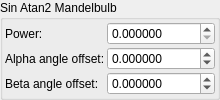
    <widget class="QGroupBox" name="groupBox_6">
     <property name="title">
      <string>Sin Atan2 Mandelbulb</string>
     </property>
     <layout class="QVBoxLayout" name="verticalLayout_13">
      <property name="leftMargin">
       <number>2</number>
      </property>
      <property name="topMargin">
       <number>2</number>
      </property>
      <property name="rightMargin">
       <number>2</number>
      </property>
      <property name="bottomMargin">
       <number>2</number>
      </property>
      <item>
       <layout class="QGridLayout" name="gridLayout" columnstretch="0,1">
        <property name="spacing">
         <number>2</number>
        </property>
        <item row="2" column="0">
         <widget class="QLabel" name="label_8">
          <property name="text">
           <string>Alpha angle offset:</string>
          </property>
         </widget>
        </item>
        <item row="1" column="1">
         <widget class="MyDoubleSpinBox" name="spinbox_power">
          <property name="sizePolicy">
           <sizepolicy hsizetype="Minimum" vsizetype="Maximum">
            <horstretch>0</horstretch>
            <verstretch>0</verstretch>
           </sizepolicy>
          </property>
          <property name="prefix">
           <string/>
          </property>
          <property name="suffix">
           <string/>
          </property>
          <property name="decimals">
           <number>6</number>
          </property>
          <property name="minimum">
           <double>0.000000000000000</double>
          </property>
          <property name="maximum">
           <double>99.989999999999995</double>
          </property>
          <property name="singleStep">
           <double>0.100000000000000</double>
          </property>
         </widget>
        </item>
        <item row="2" column="1">
         <widget class="MyDoubleSpinBox" name="spinboxd_alpha_angle_offset">
          <property name="sizePolicy">
           <sizepolicy hsizetype="Minimum" vsizetype="Maximum">
            <horstretch>0</horstretch>
            <verstretch>0</verstretch>
           </sizepolicy>
          </property>
          <property name="prefix">
           <string/>
          </property>
          <property name="suffix">
           <string/>
          </property>
          <property name="decimals">
           <number>6</number>
          </property>
          <property name="minimum">
           <double>-36000.000000000000000</double>
          </property>
          <property name="maximum">
           <double>36000.000000000000000</double>
          </property>
          <property name="singleStep">
           <double>0.100000000000000</double>
          </property>
         </widget>
        </item>
        <item row="1" column="0">
         <widget class="QLabel" name="label_7">
          <property name="text">
           <string>Power:</string>
          </property>
         </widget>
        </item>
        <item row="3" column="0" rowspan="2">
         <widget class="QLabel" name="label_9">
          <property name="text">
           <string>Beta angle offset:</string>
          </property>
         </widget>
        </item>
        <item row="3" column="1" rowspan="2">
         <widget class="MyDoubleSpinBox" name="spinboxd_beta_angle_offset">
          <property name="sizePolicy">
           <sizepolicy hsizetype="Minimum" vsizetype="Maximum">
            <horstretch>0</horstretch>
            <verstretch>0</verstretch>
           </sizepolicy>
          </property>
          <property name="prefix">
           <string/>
          </property>
          <property name="suffix">
           <string/>
          </property>
          <property name="decimals">
           <number>6</number>
          </property>
          <property name="minimum">
           <double>-36000.000000000000000</double>
          </property>
          <property name="maximum">
           <double>36000.000000000000000</double>
          </property>
          <property name="singleStep">
           <double>0.100000000000000</double>
          </property>
         </widget>
        </item>
       </layout>
      </item>
     </layout>
    </widget>
